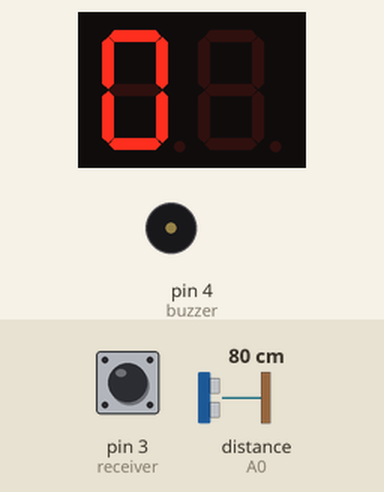
Recording of a sketch running on a simulated Arduino Uno, built with avr-gcc and run on an emulated ATmega328P. Parts: 2-digit seven-segment display, buzzer (waves = sounding, pin HIGH). Wiring (inferred from the names in the program): 2-digit 7-segment display, segments lit when HIGH: segments pin 5, pin 6, pin 7, pin 8, pin 9, pin 10, pin 11; digit selects pin 12, pin 13. Inputs (shaded band) come from the test bench; at power-on: distance to the obstacle (sensor on A0) 80 cm, pin 3 (receiver) LOW. The segment pins are drawn as the display they are named for; pins used as bus, display or sensor lines are not drawn; what the sketch prints to the serial monitor is not drawn.

Above: at 3.2 s.
3.3 s: distance to the obstacle (sensor on A0) set to 62 cm
4.8 s: distance to the obstacle (sensor on A0) set to 57 cm
6.8 s: pin 3 (receiver) driven HIGH
8.8 s: pin 3 (receiver) pulsed LOW 2 times (0.12 s each, 0.3 s apart)
12.4 s: pin 3 (receiver) pulsed LOW 5 times (0.12 s each, 0.3 s apart)
Timing chart, 0 to 15.4 s (numbered marks = the images above; inputs shaded):
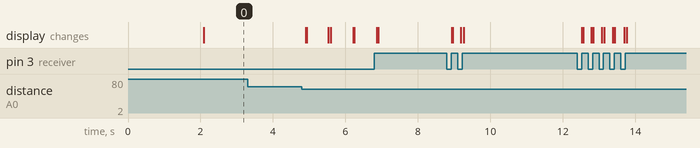

The sketch:

PeopleCounter1.4.ino
```cpp
#include <SharpIR.h>

#define IR 2
#define receiver 3
#define sharpIR A0
#define model 20150
#define buzzer 4

int segments[]= {5,6,7,8,9,10,11}; //A-G segments of the 7seg. display
int displayDigits[] = {12,13}; //pins for first and second digit of the 7seg. display
SharpIR sharp(sharpIR, 10, 5, model); //Library for SharpIR module

int state = 0;      //State of the IR's
int prevState = 0;  //Previous state used for playing tune
int peopleCount[] = {0, 0, 0}; //[total, enter, exit]
int triggerTime = 0; //Time of trigger
String statusMessage = "";

//Playtune variables
bool startTune = false; //Start a tune
int startTime = 0; //Time of tune starting

void setup()
{
  pinMode(IR, OUTPUT);
  pinMode(receiver, INPUT);
  pinMode(buzzer, OUTPUT);

  pinMode(displayDigits[0], OUTPUT);
  pinMode(displayDigits[1], OUTPUT);
  for(int i=0; i<7; i++)
    pinMode(segments[i], OUTPUT);
  Serial.begin(115200);

  delay(2000); //warm up
}

void loop()
{
  //idle state, no sensors triggered
  if(state == 0)
  {
   if(IRChecker() == true) //if first sensor is triggered, change state to 1
    {
      state = 1;
      statusMessage = "Waiting for trigger2";
    }
    else if(sharpIRChecker() == true)//second sensor triggered
    {
      state = 2;
      statusMessage = "Waiting for trigger1";
    }
    else
    {
      statusMessage = "Idle";
    }

    if(state != 0) //save time of sensor trigger
    {
      triggerTime = millis();
    }
  }
  //first sensor is triggered, waiting for second sensor to get triggered
  else if(state == 1)
  {
    if(sharpIRChecker() == true) //second sensor triggered
    {
      peopleCount[0]++;
      peopleCount[1]++;

      prevState = state;
      state = 3;
    }
    else if(millis() - triggerTime >= 500) //if 500ms has passed without triggering second sensor => reset state
    {
      state = 0;
    }
  }
  //second sensor is triggered, waiting for first sensor to get triggered
  else if(state == 2)
  {
    if(IRChecker() == true)//first sensor triggered
    {
      peopleCount[0]++;
      peopleCount[2]++;

      prevState = state;
      state = 3;
    }
    else if(millis() - triggerTime >= 500)
    {
      state = 0;
    }
  }
  //if both sensor have been triggered succesfully => wait for both sensors to get untriggered
  else if(state == 3)
  {
    statusMessage = "Waiting to idle..";
    if(IRChecker() == false && sharpIRChecker() == false)//both sensors untriggered
    {
      state = 0;
      startTune = true; //start a tune
      startTime = millis(); //save tune starting time
    }
  }

  //calculate amount of people in room by: people entering - people exiting
  int peopleInRoom = peopleCount[1] - peopleCount[2];
  if(peopleInRoom < 0)
    peopleInRoom = 0;

  //Display and sound
  displayDigit(peopleInRoom);
  play(startTune, startTime, prevState);
  startTune = false;

  printStatusMessage();
}

void printStatusMessage()
{
  Serial.print("Count: " + (String)peopleCount[0]);
  Serial.print("/" + (String)peopleCount[1]);
  Serial.print("/" + (String)peopleCount[2]);
  int dis = sharp.distance();
  if(dis<0)
    dis = 0;
  Serial.println(" State: " + statusMessage + " : " + (String)dis);
}

//Check if a person is standing infront of the second sensor
bool sharpIRChecker()
{
  int dis = sharp.distance();

  if(dis < 60 && dis > 0) //Person standing in door
  {
    for(int i=0;i<2;i++)
    {
      if(sharp.distance()<0 || sharp.distance() > 60)
      {
        return false;
      }
    }
    return true;
  }
  else
  {
    return false;
  }
}

//check if a person is standing infront of the first sensor
bool IRChecker()
{
 int val = irRead(receiver, IR);
  if(val == 1)
  {
    return true;
  }
  else
  {
    return false;
  }
}

//send out IR waves at approximately 38.5kHz
//this is the required frequency for the IR receiver
int irRead(int readPin, int triggerPin)
{
  int halfPeriod = 13; //one period at 38.5kHz is aproximately 26 microseconds
  int cycles = 38; //26 microseconds * 38 is more or less 1 millisecond
  int i;
  for (i=0; i <=cycles; i++)
  {
    digitalWrite(triggerPin, HIGH);
    delayMicroseconds(halfPeriod);
    digitalWrite(triggerPin, LOW);
    delayMicroseconds(halfPeriod - 1);     // - 1 to make up for digitaWrite overhead
  }
  return digitalRead(readPin);
}
```

Display.ino
```cpp
//Light up the correct segments to display the given digit
void displayDigit(int digit)
{
  String digits = (String)digit;
  for(int i=0;i<digits.length();i++)
  {
    if(i>1)
      break;
    int digi = 0;
    digi = digits.substring(i,i+1).toInt();
    digitalWrite(displayDigits[i], HIGH);
    switch(digi)
    {
      case 0:
        for(int i=0;i<6;i++)
          digitalWrite(segments[i], HIGH);
          break;
      case 1:
        digitalWrite(segments[5], HIGH);
        digitalWrite(segments[4], HIGH);
        break;
      case 2:
        for(int i=0;i<7;i++)
          if(i != 2 && i != 5)
            digitalWrite(segments[i], HIGH);
        break;
      case 3:
        for(int i=0;i<7;i++)
          if(i != 4 && i != 5)
            digitalWrite(segments[i], HIGH);
        break;
      case 4:
        for(int i=0;i<7;i++)
          if(i != 0 && i != 3 && i != 4)
            digitalWrite(segments[i], HIGH);
        break;
      case 5:
        for(int i=0;i<7;i++)
          if(i != 1 && i != 4)
            digitalWrite(segments[i], HIGH);
        break;
      case 6:
        for(int i=0;i<7;i++)
          if(i != 1)
            digitalWrite(segments[i], HIGH);
        break;
      case 7:
        for(int i=0;i<3;i++)
            digitalWrite(segments[i], HIGH);
        break;
      case 8:
        for(int i=0;i<7;i++)
            digitalWrite(segments[i], HIGH);
        break;
      case 9:
        for(int i=0;i<7;i++)
          if(i != 3 && i != 4)
            digitalWrite(segments[i], HIGH);
        break;
      default:
        break;
    }
    delay(5);
    for(int i=0;i<7;i++)
      digitalWrite(segments[i], LOW);
    digitalWrite(displayDigits[i], LOW);
  }


}
```

Melody.ino
```cpp
#define NOTE_B0  31
#define NOTE_C1  33
#define NOTE_CS1 35
#define NOTE_D1  37
#define NOTE_DS1 39
#define NOTE_E1  41
#define NOTE_F1  44
#define NOTE_FS1 46
#define NOTE_G1  49
#define NOTE_GS1 52
#define NOTE_A1  55
#define NOTE_AS1 58
#define NOTE_B1  62
#define NOTE_C2  65
#define NOTE_CS2 69
#define NOTE_D2  73
#define NOTE_DS2 78
#define NOTE_E2  82
#define NOTE_F2  87
#define NOTE_FS2 93
#define NOTE_G2  98
#define NOTE_GS2 104
#define NOTE_A2  110
#define NOTE_AS2 117
#define NOTE_B2  123
#define NOTE_C3  131
#define NOTE_CS3 139
#define NOTE_D3  147
#define NOTE_DS3 156
#define NOTE_E3  165
#define NOTE_F3  175
#define NOTE_FS3 185
#define NOTE_G3  196
#define NOTE_GS3 208
#define NOTE_A3  220
#define NOTE_AS3 233
#define NOTE_B3  247
#define NOTE_C4  262
#define NOTE_CS4 277
#define NOTE_D4  294
#define NOTE_DS4 311
#define NOTE_E4  330
#define NOTE_F4  349
#define NOTE_FS4 370
#define NOTE_G4  392
#define NOTE_GS4 415
#define NOTE_A4  440
#define NOTE_AS4 466
#define NOTE_B4  494
#define NOTE_C5  523
#define NOTE_CS5 554
#define NOTE_D5  587
#define NOTE_DS5 622
#define NOTE_E5  659
#define NOTE_F5  698
#define NOTE_FS5 740
#define NOTE_G5  784
#define NOTE_GS5 831
#define NOTE_A5  880
#define NOTE_AS5 932
#define NOTE_B5  988
#define NOTE_C6  1047
#define NOTE_CS6 1109
#define NOTE_D6  1175
#define NOTE_DS6 1245
#define NOTE_E6  1319
#define NOTE_F6  1397
#define NOTE_FS6 1480
#define NOTE_G6  1568
#define NOTE_GS6 1661
#define NOTE_A6  1760
#define NOTE_AS6 1865
#define NOTE_B6  1976
#define NOTE_C7  2093
#define NOTE_CS7 2217
#define NOTE_D7  2349
#define NOTE_DS7 2489
#define NOTE_E7  2637
#define NOTE_F7  2794
#define NOTE_FS7 2960
#define NOTE_G7  3136
#define NOTE_GS7 3322
#define NOTE_A7  3520
#define NOTE_AS7 3729
#define NOTE_B7  3951
#define NOTE_C8  4186
#define NOTE_CS8 4435
#define NOTE_D8  4699
#define NOTE_DS8 4978

#define melodyPin 4 //piezo pin

bool playing = false;
void play(bool startTune, int startTime, int tune) //play a tune
{
  if(startTune)//start new tune
  {
    noTone(melodyPin);
    playing = true;
  }

  if(playing)
  {
    int elapsedTime = millis() - startTime;
    if(tune == 1) //person entering room
    {
      play1Up(elapsedTime);
    }
    else if(tune == 2) //person leaving room
    {
      playFireball(elapsedTime);
    }
  }
}

//play the mario 1up sound
void play1Up(int elapsedTime)
{
  //check how much time has elapsed and play the correct tone to create the 1up sound
  if(elapsedTime > 780)
  {
    noTone(melodyPin);
    playing = false;
  }
  else if(elapsedTime > 650)
  {
    tone(melodyPin,NOTE_G7,125);
  }
  else if(elapsedTime > 520)
  {
    tone(melodyPin,NOTE_D7,125);
  }
  else if(elapsedTime > 390)
  {
    tone(melodyPin,NOTE_C7,125);
  }
  else if(elapsedTime > 260)
  {
    tone(melodyPin,NOTE_E7,125);
  }
  else if(elapsedTime > 130)
  {
   tone(melodyPin,NOTE_G6,125);
  }
  else
  {
    tone(melodyPin,NOTE_E6,125);
  }
}

//play the mario fireball sound
void playFireball(int elapsedTime)
{
  //check how much time has elapsed and play the correct tone to create the fireball sound
  if(elapsedTime > 105)
  {
    noTone(melodyPin);
    playing = false;
  }
  else if(elapsedTime > 70)
  {
    tone(melodyPin,NOTE_G6,35);
  }
  else if(elapsedTime > 35)
  {
    tone(melodyPin,NOTE_G5,35);
  }
  else
  {
    tone(melodyPin,NOTE_G4,35);
  }
}
```

Measured:
- after the input at 3.3 s, every drawn part: stays the same
